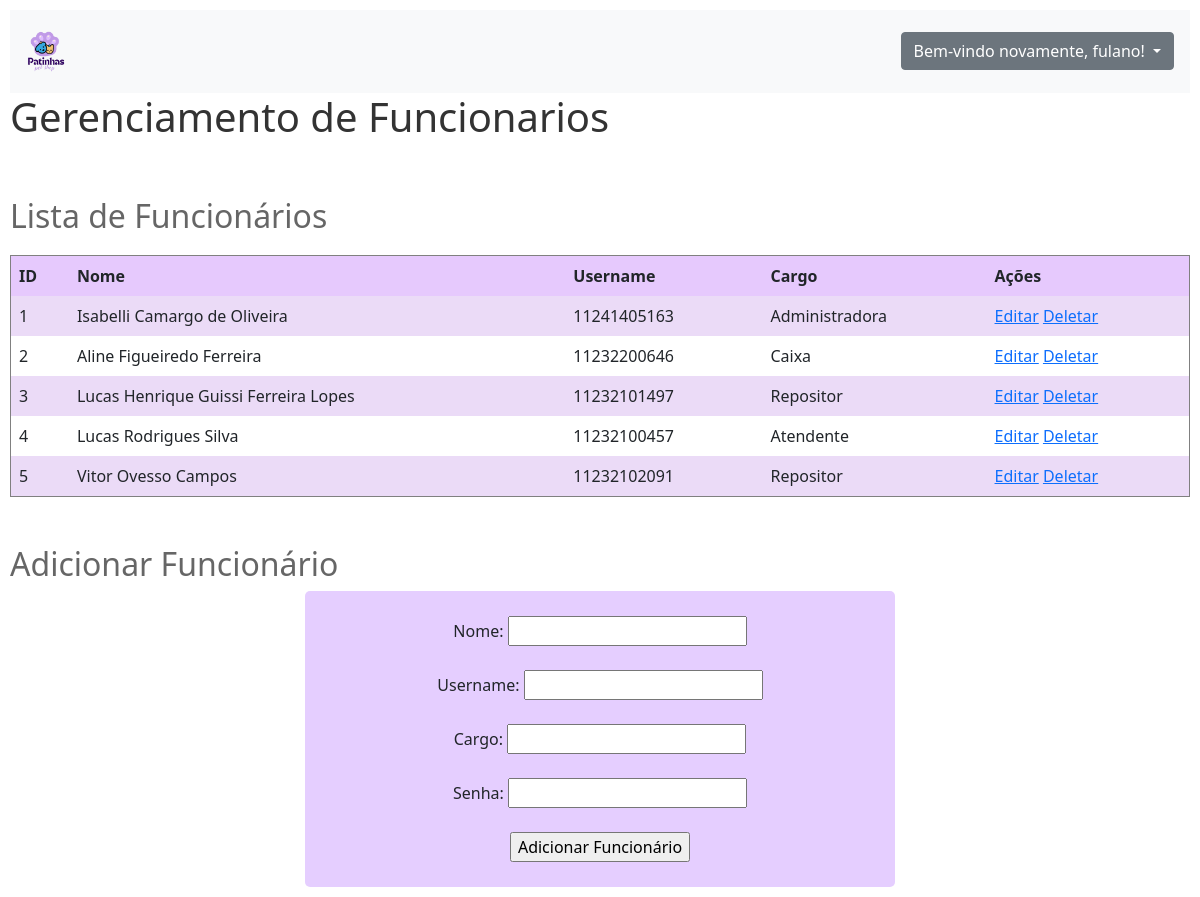
Page /pages/funcionarios.php on the committed database.
### tables this page shows
CREATE TABLE IF NOT EXISTS `funcionario` (
  `idFuncionario` int NOT NULL AUTO_INCREMENT,
  `nome` varchar(150) DEFAULT NULL,
  `username` varchar(50) DEFAULT NULL,
  `cargo` varchar(70) NOT NULL,
  `senha` varchar(16) DEFAULT NULL,
  PRIMARY KEY (`idFuncionario`),
  UNIQUE KEY `username` (`username`)
);

### pages/funcionarios.php (the view, shortened to what this page needs)
<!DOCTYPE html>
<html lang="pt-br">
<head>
    <link rel="stylesheet" href="../css/styles_funcionarios.css">
    <link rel="stylesheet" href="https://stackpath.bootstrapcdn.com/bootstrap/5.0.0-alpha1/css/bootstrap.min.css">
    <link rel="stylesheet" href="https://cdn.jsdelivr.net/chartist.js/latest/chartist.min.css">
</head>
<body>
    <nav class="navbar navbar-light bg-light p-3">
        <div class="d-flex col-12 col-md-3 col-lg-2 mb-2 mb-lg-0 flex-wrap flex-md-nowrap justify-content-between">
            <a class="navbar-brand" href="../pages/dashboard.PHP">
                <img src="../img/login.png" width="40px">
            </a>
        </div>
        <div class="dropdown">
                <button class="btn btn-secondary dropdown-toggle" type="button" id="dropdownMenuButton" data-toggle="dropdown" aria-expanded="false">
                  Bem-vindo novamente, fulano!
                </button>
        </div>
    </nav>
    <h1>Gerenciamento de Funcionarios</h1>
    <br> <br>
    <h2>Lista de Funcionários</h2>
    <table border="1">
        <tr>
            <th>ID</th>
            <th>Nome</th>
            <th>Username</th>
            <th>Cargo</th>
            <th>Ações</th>
        </tr>
        <?php
        $dbConnection = new DBConnection();
        $conn = $dbConnection->getConnection();
        $stmt = $conn->query("SELECT * FROM funcionario");
        while ($row = $stmt->fetch(PDO::FETCH_ASSOC)) {
            echo "<tr>";
            echo "<td>".$row['idFuncionario']."</td>";
            echo "<td>".$row['nome']."</td>";
            echo "<td>".$row['username']."</td>";
            echo "<td>".$row['cargo']."</td>";
            echo "<td>
                    <a href='editFuncionario.php?id=".$row['idFuncionario']."'>Editar</a>
                    <a href='funcionarios.php?delete=".$row['idFuncionario']."' onclick='return confirmDelete()'>Deletar</a>
                  </td>";
            echo "</tr>";
        }
        ?>
    </table>
    <br> <br>
    <h2>Adicionar Funcionário</h2>
    <form method="post" class="form">
        <label for="nome">Nome:</label>
        <input type="text" id="nome" name="nome" required><br>
        <br>
        <label for="username">Username:</label>
        <input type="text" id="username" name="username" required><br>
        <br>
        <label for="cargo">Cargo:</label>
        <input type="text" id="cargo" name="cargo" required><br>
        <br>
        <label for="senha">Senha:</label>
        <input type="password" id="senha" name="senha" required><br>
        <br>
        <input type="submit" name="submitFuncionario" value="Adicionar Funcionário">
    </form>
</body>
</html>

### CSS/styles_funcionarios.css (style rules this page uses)
body { font-family: Arial, sans-serif; background-color: #f4f4f4; padding: 10PX; }
h1 { color: #333; }
h2 { color: #666; }
form { margin-bottom: 20px; }
table { width: 100%; border-collapse: collapse; margin-top: 20px; }
th, td { padding: 8px; text-align: left; }
th { background-color: #e6c9fd; }
tr:nth-child(even) { background-color: #cba3eb63; }
a { color: #ff3f0f; text-decoration: none; }
.form { overflow: hidden; background:#e5ceff; width: 50%; height: 50%; margin: auto ; text-align: center; border-radius: 5px; padding: 25px; }

### rows in the picture
funcionario: idFuncionario "1", nome "Isabelli Camargo de Oliveira", username "11241405163", cargo "Administradora"
funcionario: idFuncionario "2", nome "Aline Figueiredo Ferreira", username "11232200646", cargo "Caixa"
funcionario: idFuncionario "3", nome "Lucas Henrique Guissi Ferreira Lopes", username "11232101497", cargo "Repositor"
funcionario: idFuncionario "4", nome "Lucas Rodrigues Silva", username "11232100457", cargo "Atendente"
funcionario: idFuncionario "5", nome "Vitor Ovesso Campos", username "11232102091", cargo "Repositor"
